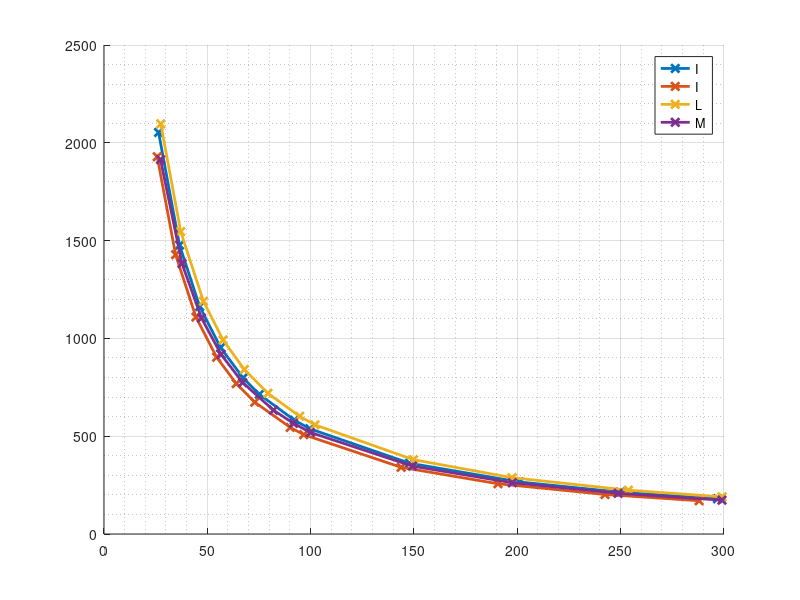

This chart was generated by the following MATLAB code: (Note: this script raises an error after producing the figure.)
close all;
%% Structure for Phone details
field1 = 'Name';
field2 = 'Sp';
field3 = 'Zf';
value1 = ["Iphone SE";"Iphone 7";"LG G2";"MOTO G4"];
value2 = [1.22e-6,1.3e-6,1.12e-6,1.11e-6];
value3 = [4.2e-3,4.1e-3,4.1e-3,3.7e-3];
phone_details = struct(field1,value1,field2,value2,field3,value3);

%% Mesurable values
So_inner = 0.155; %size of internal circle of light in m
So_outer = 0.2; %size of outer circle of light in m

%Different distances from light(in cm) at which measurement were taken
Dist=[30, 40, 50, 60, 70, 80, 90, 100, 150, 200, 250, 300]; 

%Np = ceil(rand(4,12)*1000);
Np=[2053,1477,1163,953,798,714,582,538,362,266,214,180; %% Iphone_SE
    1929,1428,1109,904,769,674,545,508,341,257,202,170; %% Iphone_7
    2097,1546,1190,992,841,719,602,558,380,288,224,190; %% LG_G2
    1914,1383,1104,918,774,633,566,519,347,262,208,173;]; %% MOTO_G4

%% Calculation of object distance from phone
%Formuls =>  Do = ((So / (Np * Sp)) + 1) * Zf

Do = zeros(4,length(Dist));    % Array for caluculated distances (in meters)
error = zeros(4,length(Dist)); % Array for error in calculated values (in cm)
error_per = zeros(4,length(Dist)); % Array for percentage error in calculated values

for i=1:4
    for p=1:length(Dist)
        Do(i,p) = ((So_inner / (Np(i,p) * phone_details.Sp(i))) + 1) * phone_details.Zf(i);
        error(i,p) = Do(i,p) - (Dist(p)/100);
        error_per(i,p) = (abs(error(i,p)) * 100) / Do(i,p);
    end
end

Mean_error_per = mean(error_per,2);
RMS_error = rms(error,2);   % RMS error for each phone (in meters)
%% Figure for calculated distances based on pixel values and formula

figure(1)
hold on;
for i=1:4
    plot(Do(i,:)*100,Np(i,:),'x-','DisplayName',phone_details.Name(i),'LineWidth',2);
end    
hold off;
grid on;
grid minor;
lgd = legend('show');
lgd.FontSize = 15;
title(lgd,'Phone')
title('Calculated distance from Object');
xlabel('Distance from light source (cm)');
ylabel('Size of Image in pixels');

%% Figure for Error in calculated distances and Measured distance

figure(2)
hold on;
for i=1:4
    stem(Dist,error(i,:)*100,'DisplayName',phone_details.Name(i));
end
hold off;
lgd = legend('show');
lgd.FontSize = 15;
title(lgd,'Phone')
title('Absolute error in Distance calculation');
xlabel('Distance from light source (cm)');
ylabel('Error in value (cm)');
grid on;

%% Figure for Percentage Error in Calculated distances

figure(3)
hold on;
for i=1:4
    plot(Dist,error_per(i,:),'x-','DisplayName',phone_details.Name(i));
end
hold off;
lgd = legend('show');
lgd.FontSize = 15;
title(lgd,'Phone')
title('Percentage error in Distance calculation');
xlabel('Distance from light source (cm)');
ylabel('Percentage Error');
grid on;